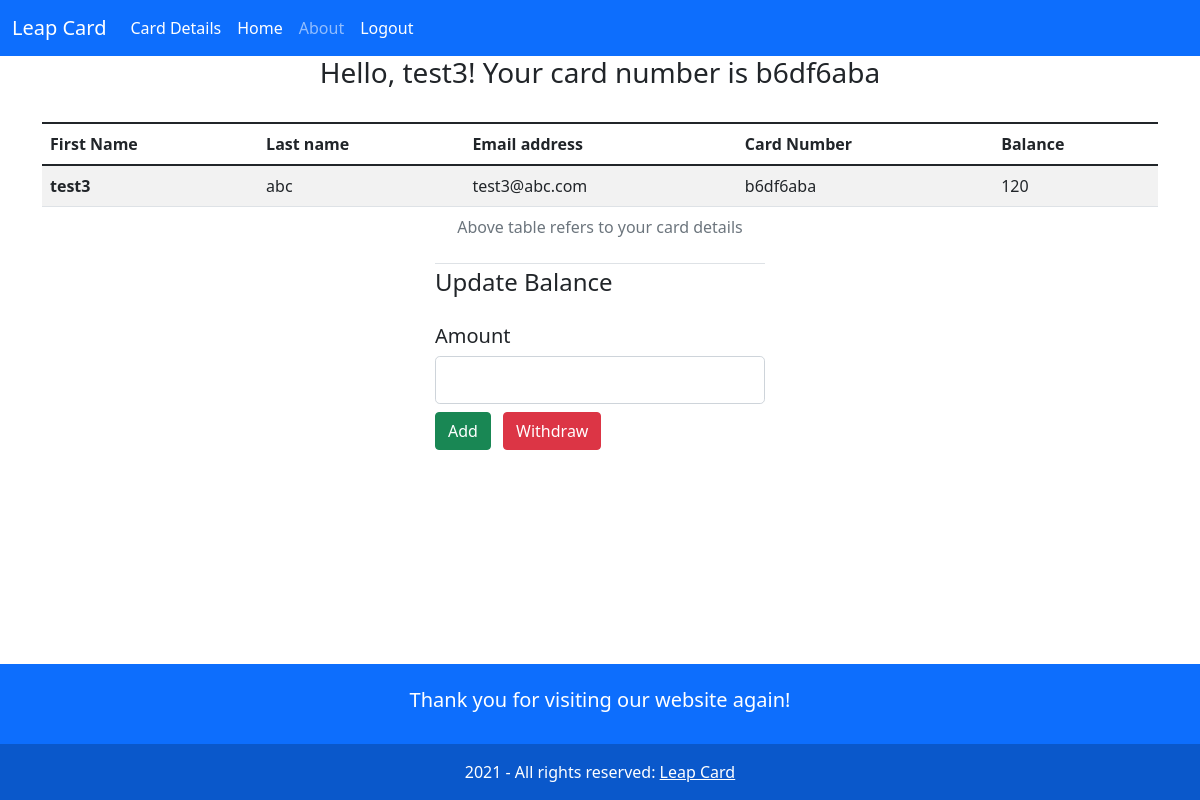
Screenshot of /carddetails (signed in) with the database file from the repository.
### application/models.py (models this page shows, shortened)
class User(db.Model, UserMixin):
    id = db.Column(db.Integer, primary_key=True)
    firstname = db.Column(db.String(20), nullable = False)
    lastname = db.Column(db.String(20), nullable = False)
    email = db.Column(db.String(30), unique = True, nullable = False)
    password = db.Column(db.String(60), nullable = False)

class Card(db.Model):
    id = db.Column(db.Integer, primary_key=True)
    balance = db.Column(db.Integer, nullable = False)
    cardnum = db.Column(db.String, nullable = False, default = uuid.uuid4().hex[:8]) #we generate a card number for the user here
    user_id = db.Column(db.Integer, db.ForeignKey('user.id'), nullable=False)

### application/routes.py (the view)
@application.route("/carddetails", methods=['GET', 'POST'])
@login_required
def carddetails():
    form = UpdateForm()
    currentcard = Card.query.filter_by(user_id= current_user.id).first()
    if form.add_submit.data:    #To add balance to the card
        currentcard.balance += form.amount.data
        db.session.commit()
        redirect(url_for('carddetails'))
    if form.withdraw_submit.data:   #To withdraw balance from the card
        currentcard.balance -= form.amount.data
        db.session.commit()
    return render_template("carddetails.html", firstname = current_user.firstname, card = currentcard, form = form)

### application/forms.py
class UpdateForm(FlaskForm):
    amount = IntegerField('Amount', validators=[DataRequired()])
    add_submit = SubmitField('Add')
    withdraw_submit = SubmitField('Withdraw')

### application/models.py (called while the page is built)
@login_manager.user_loader #This code is used for flask_login to understand what details are considered for the current user based on id.
def load_user(user_id):
    return User.query.get(int(user_id))

### application/templates/carddetails.html (shortened to what this page needs)
{% extends "layout.html" %}
{% block content %}
<h3 style="text-align:center">Hello, {{ firstname }}! Your card number is {{ card.cardnum }} </h3></style>
<br>
<div class="container">
<table class="table table-striped">
  <caption style="text-align: center;">Above table refers to your card details</caption>
    <thead>
        <tr>
          <th scope="col">First Name</th>
          <th scope="col">Last name</th>
          <th scope="col">Email address</th>
          <th scope="col">Card Number</th>
          <th scope="col">Balance</th>
        </tr>
      </thead>
      <tbody>
        <tr>
          <th scope="row">{{ current_user.firstname }}</th>
          <td>{{ current_user.lastname }}</td>
          <td>{{ current_user.email }}</td>
          <td>{{ card.cardnum }}</td>
          <td>{{ card.balance }}</td>
        </tr>
      </tbody>
  </table>
</div>
<div class="container d-flex justify-content-center">
    <form method = "POST" action ="">
        <fieldset class="form-group">
            <legend class="border-top mb-4">Update Balance</legend>
            {{form.amount.label(class="form-control-label h5 ")}}
                {% if form.amount.errors %}
                {{ form.amount(class="form-control form-control-lg is-invalid") }}
                <div class="invalid-feedback">
                    {% for error in form.amount.errors %}
                        <span>{{ error }}</span>
                    {% endfor %}
                </div>
            {% else %}
                {{ form.amount(class="form-control form-control-lg") }}
            {% endif %}
            {{form.add_submit(class="btn btn-success my-2")}}
            {{form.withdraw_submit(class="btn btn-danger mx-2")}}
            </form>
</div>
{%endblock content %}

### rows the page displays
User: firstname "test3", lastname "abc", email "test3@abc.com"
Card: cardnum "b6df6aba", balance "120"
